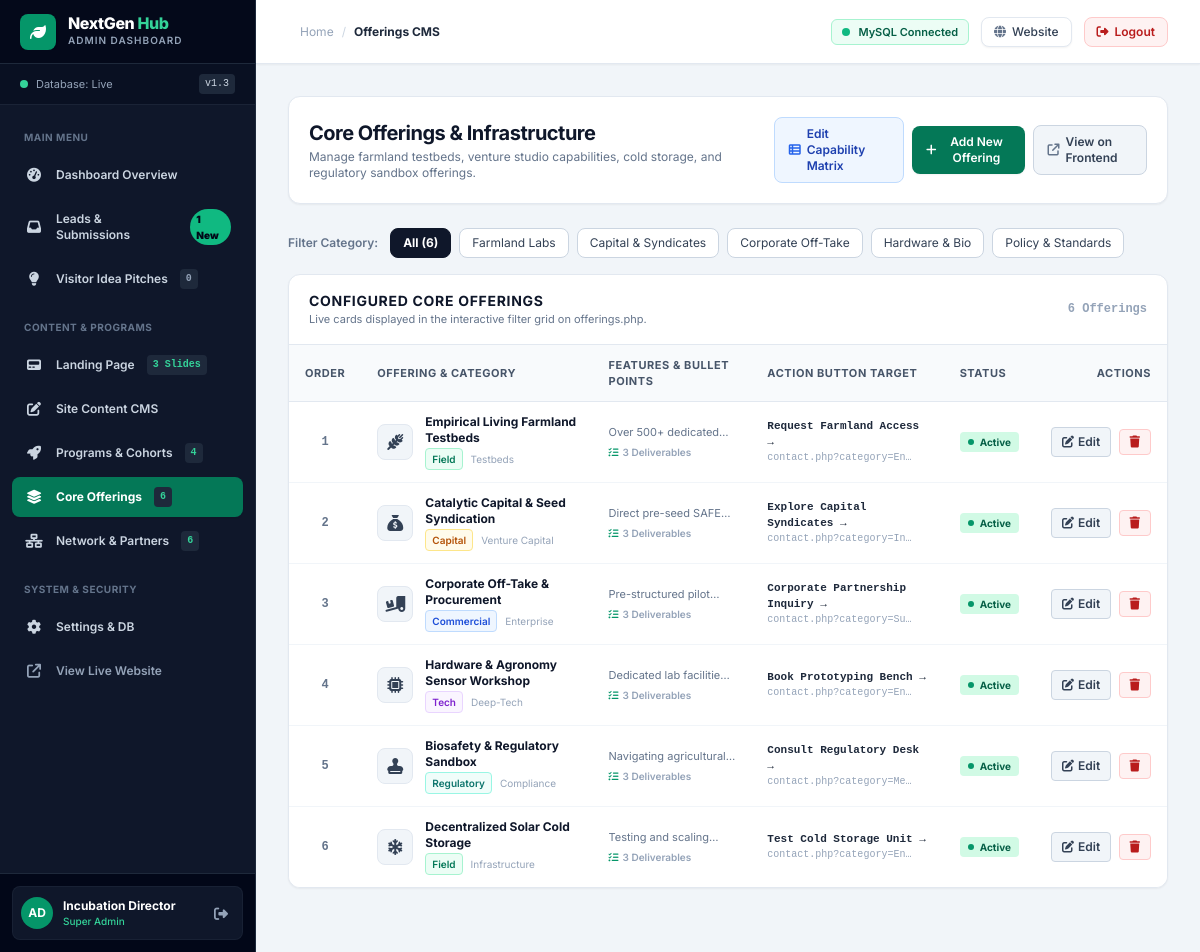
Screenshot of /admin/offerings.php (signed in) with the database file from the repository.
### tables this page shows
CREATE TABLE IF NOT EXISTS `offerings` (
    `id` INT UNSIGNED AUTO_INCREMENT PRIMARY KEY,
    `title` VARCHAR(150) NOT NULL,
    `category` ENUM('field', 'capital', 'commercial', 'tech', 'regulatory') NOT NULL DEFAULT 'field',
    `badge` VARCHAR(50) DEFAULT 'Testbeds',
    `icon` VARCHAR(50) DEFAULT 'fa-wheat-awn',
    `description` TEXT NOT NULL,
    `features` TEXT DEFAULT NULL,
    `button_text` VARCHAR(100) DEFAULT 'Request Farmland Access →',
    `button_url` VARCHAR(255) DEFAULT 'contact.php?category=Entrepreneur',
    `sort_order` INT DEFAULT 0,
    `status` ENUM('Active', 'Draft') DEFAULT 'Active',
    `created_at` TIMESTAMP DEFAULT CURRENT_TIMESTAMP,
    `updated_at` TIMESTAMP DEFAULT CURRENT_TIMESTAMP ON UPDATE CURRENT_TIMESTAMP,
    INDEX `idx_category` (`category`),
    INDEX `idx_status` (`status`)
);

### includes/db.php (called while the page is built, shortened)
<?php
function getDbConnection() {
    static $pdo = null;
    if ($pdo !== null) {
        return $pdo;
    }
    $options = [
        PDO::ATTR_ERRMODE            => PDO::ERRMODE_EXCEPTION,
        PDO::ATTR_DEFAULT_FETCH_MODE => PDO::FETCH_ASSOC,
        PDO::ATTR_EMULATE_PREPARES   => false,
        PDO::ATTR_TIMEOUT            => 2,
    ];
    $dsn = "mysql:host=" . DB_HOST . ";port=" . DB_PORT . ";dbname=" . DB_NAME . ";charset=utf8mb4";
    try {
        $pdo = new PDO($dsn, DB_USER, DB_PASS, $options);
        return $pdo;
    } catch (PDOException $e) {
        error_log("Primary DB connection attempt failed (" . DB_HOST . "): " . $e->getMessage());
    }
    return null;
}
function getOfferings($activeOnly = false) {
    $pdo = getDbConnection();
    if ($pdo !== null) {
        try {
            $sql = "SELECT * FROM offerings";
            $sql .= " ORDER BY sort_order ASC, id ASC";
            $stmt = $pdo->query($sql);
            $results = $stmt->fetchAll();
            if (!empty($results)) {
                return $results;
            }
        } catch (PDOException $e) {
            error_log("Failed to fetch offerings from MySQL: " . $e->getMessage());
        }
    }
    $offerings = getOfferingsFromFallbackFile();
    return array_values($offerings);
}

### admin/offerings.php (the view, shortened to what this page needs)
<?php
require_once __DIR__ . '/auth.php';
$categoryFilter = $_GET['category'] ?? '';
$offerings = getOfferings(false);
?>
<div class="max-w-6xl">
    <div class="mb-6 bg-white p-5 rounded-xl border border-slate-200 shadow-sm flex flex-col sm:flex-row sm:items-center justify-between gap-4">
        <div>
            <h1 class="text-xl font-bold text-slate-900 tracking-tight">Core Offerings & Infrastructure</h1>
            <p class="text-xs text-slate-500 mt-0.5">Manage farmland testbeds, venture studio capabilities, cold storage, and regulatory sandbox offerings.</p>
        </div>
        <div class="flex items-center space-x-2">
            <a href="content.php?tab=offerings#matrix-cms" class="inline-flex items-center px-3.5 py-2 rounded-lg bg-blue-50 hover:bg-blue-100 text-blue-800 text-xs font-semibold border border-blue-200 transition">
                <i class="fa-solid fa-table-list mr-1.5 text-blue-600"></i> Edit Capability Matrix
            </a>
            <button type="button" id="toggle-form-btn" class="inline-flex items-center px-3.5 py-2 rounded-lg bg-emerald-700 hover:bg-emerald-800 text-white text-xs font-semibold shadow-sm transition">
                <i class="fa-solid fa-plus mr-1.5"></i> Add New Offering
            </button>
            <a href="../offerings.php" target="_blank" class="inline-flex items-center px-3.5 py-2 rounded-lg bg-slate-100 hover:bg-slate-200 text-slate-700 text-xs font-semibold border border-slate-300 transition">
                <i class="fa-solid fa-arrow-up-right-from-square mr-1.5 text-slate-500"></i> View on Frontend
            </a>
        </div>
    </div>
    <div class="mb-4 flex flex-wrap items-center gap-2 text-xs">
        <span class="text-slate-500 font-semibold mr-1">Filter Category:</span>
        <a href="offerings.php" class="px-3 py-1.5 rounded-lg border <?= empty($categoryFilter) ? 'bg-slate-900 text-white border-slate-900 font-bold' : 'bg-white text-slate-700 border-slate-300 hover:bg-slate-50' ?> transition">
            All (<?= count(getOfferings(false)) ?>)
        </a>
        <a href="offerings.php?category=field" class="px-3 py-1.5 rounded-lg border <?= $categoryFilter === 'field' ? 'bg-emerald-700 text-white border-emerald-700 font-bold' : 'bg-white text-slate-700 border-slate-300 hover:bg-slate-50' ?> transition">
            Farmland Labs
        </a>
        <a href="offerings.php?category=capital" class="px-3 py-1.5 rounded-lg border <?= $categoryFilter === 'capital' ? 'bg-amber-600 text-white border-amber-600 font-bold' : 'bg-white text-slate-700 border-slate-300 hover:bg-slate-50' ?> transition">
            Capital & Syndicates
        </a>
        <a href="offerings.php?category=commercial" class="px-3 py-1.5 rounded-lg border <?= $categoryFilter === 'commercial' ? 'bg-blue-600 text-white border-blue-600 font-bold' : 'bg-white text-slate-700 border-slate-300 hover:bg-slate-50' ?> transition">
            Corporate Off-Take
        </a>
        <a href="offerings.php?category=tech" class="px-3 py-1.5 rounded-lg border <?= $categoryFilter === 'tech' ? 'bg-purple-600 text-white border-purple-600 font-bold' : 'bg-white text-slate-700 border-slate-300 hover:bg-slate-50' ?> transition">
            Hardware & Bio
        </a>
        <a href="offerings.php?category=regulatory" class="px-3 py-1.5 rounded-lg border <?= $categoryFilter === 'regulatory' ? 'bg-emerald-800 text-white border-emerald-800 font-bold' : 'bg-white text-slate-700 border-slate-300 hover:bg-slate-50' ?> transition">
            Policy & Standards
        </a>
    </div>
    <div class="bg-white rounded-xl border border-slate-200 shadow-sm overflow-hidden mb-8">
        <div class="px-5 py-4 border-b border-slate-200 flex items-center justify-between">
            <div>
                <h2 class="text-sm font-bold text-slate-900 uppercase tracking-wider">Configured Core Offerings</h2>
                <p class="text-[11px] text-slate-500">Live cards displayed in the interactive filter grid on offerings.php.</p>
            </div>
            <span class="text-xs font-mono font-bold text-slate-400"><?= count($offerings) ?> Offerings</span>
        </div>
        <div class="overflow-x-auto">
            <table class="w-full text-left text-xs border-collapse">
                <thead class="bg-slate-50 text-slate-600 uppercase font-bold text-[11px] tracking-wider border-b border-slate-200">
                    <tr>
                        <th class="px-4 py-3 text-center">Order</th>
                        <th class="px-4 py-3">Offering & Category</th>
                        <th class="px-4 py-3">Features & Bullet Points</th>
                        <th class="px-4 py-3">Action Button Target</th>
                        <th class="px-4 py-3">Status</th>
                        <th class="px-4 py-3 text-right">Actions</th>
                    </tr>
                </thead>
                <tbody class="divide-y divide-slate-100 bg-white">
                    <?php if (empty($offerings)): ?>
                        <tr>
                            <td colspan="6" class="px-4 py-8 text-center text-slate-400">
                                <i class="fa-solid fa-layer-group text-3xl mb-2 text-slate-300 block"></i>
                                No core offerings found in this category. Click "Add New Offering" above to add one.
                            </td>
                        </tr>
                    <?php else: ?>
                        <?php foreach ($offerings as $off):
                            $featureList = array_filter(array_map('trim', explode("\n", $off['features'] ?? '')));
                            $catBadge = match ($off['category'] ?? '') {
                                'field' => 'bg-emerald-50 text-emerald-700 border-emerald-200',
                                'capital' => 'bg-amber-50 text-amber-700 border-amber-200',
                                'commercial' => 'bg-blue-50 text-blue-700 border-blue-200',
                                'tech' => 'bg-purple-50 text-purple-700 border-purple-200',
                                'regulatory' => 'bg-teal-50 text-teal-700 border-teal-200',
                                default => 'bg-slate-50 text-slate-700 border-slate-200'
                            };
                        ?>
                            <tr class="hover:bg-slate-50/70 transition">
                                <td class="px-4 py-3 text-center font-mono font-bold text-slate-500">
                                    <?= htmlspecialchars($off['sort_order']) ?>
                                </td>
                                <td class="px-4 py-3">
                                    <div class="flex items-center space-x-3">
                                        <div class="w-9 h-9 rounded-lg bg-slate-100 text-slate-700 flex items-center justify-center text-base shrink-0 border border-slate-200">
                                            <i class="fa-solid <?= htmlspecialchars($off['icon'] ?? 'fa-wheat-awn') ?>"></i>
                                        </div>
                                        <div>
                                            <strong class="text-slate-900 block font-bold text-xs"><?= htmlspecialchars($off['title']) ?></strong>
                                            <div class="flex items-center space-x-2 mt-0.5">
                                                <span class="inline-block px-1.5 py-0.5 rounded text-[10px] font-semibold border <?= $catBadge ?>">
                                                    <?= htmlspecialchars(ucfirst($off['category'] ?? 'field')) ?>
                                                </span>
                                                <span class="text-[10px] text-slate-400"><?= htmlspecialchars($off['badge'] ?? '') ?></span>
                                            </div>
                                        </div>
                                    </div>
                                </td>
                                <td class="px-4 py-3 max-w-xs">
                                    <p class="text-[11px] text-slate-500 line-clamp-1 mb-1"><?= htmlspecialchars($off['description']) ?></p>
                                    <span class="text-[10px] font-semibold text-slate-400 flex items-center">
                                        <i class="fa-solid fa-list-check mr-1 text-emerald-600"></i> <?= count($featureList) ?> Deliverables
                                    </span>
                                </td>
                                <td class="px-4 py-3 text-slate-600 font-mono text-[11px]">
                                    <span class="block font-semibold text-slate-800"><?= htmlspecialchars($off['button_text']) ?></span>
                                    <span class="block text-slate-400 text-[10px] truncate max-w-[150px]"><?= htmlspecialchars($off['button_url']) ?></span>
                                </td>
                                <td class="px-4 py-3">
                                    <?php if (($off['status'] ?? '') === 'Active'): ?>
                                        <span class="inline-flex items-center px-2 py-0.5 rounded text-[10px] font-bold bg-emerald-100 text-emerald-800">
                                            <span class="w-1.5 h-1.5 rounded-full bg-emerald-600 mr-1.5"></span> Active
                                        </span>
                                    <?php else: ?>
                                        <span class="inline-flex items-center px-2 py-0.5 rounded text-[10px] font-bold bg-slate-100 text-slate-700">
                                            Draft
                                        </span>
                                    <?php endif; ?>
                                </td>
                                <td class="px-4 py-3 text-right space-x-1 whitespace-nowrap">
                                    <a href="offerings.php?edit_id=<?= $off['id'] ?>" class="inline-flex items-center px-2.5 py-1.5 bg-slate-100 hover:bg-slate-200 text-slate-700 rounded border border-slate-300 font-semibold transition" title="Edit Offering">
                                        <i class="fa-solid fa-pen-to-square mr-1"></i> Edit
                                    </a>
                                    <a href="offerings.php?delete_id=<?= $off['id'] ?>" onclick="return confirm('Are you sure you want to delete this core offering?');" class="inline-flex items-center px-2.5 py-1.5 bg-red-50 hover:bg-red-100 text-red-700 rounded border border-red-200 font-semibold transition" title="Delete Offering">
                                        <i class="fa-solid fa-trash"></i>
                                    </a>
                                </td>
                            </tr>
                        <?php endforeach; ?>
                    <?php endif; ?>
                </tbody>
            </table>
        </div>
    </div>
</div>

### admin/auth.php (style rules this page uses)
body { font-family: 'Inter', system-ui, sans-serif; }

### rows the page displays
offerings: sort_order "1", title "Empirical Living Farmland Testbeds", category "Field", badge "Testbeds", description "Over 500+…", features "3", button_text "Request Farmland Access →", button_url "contact.php?category=En…", status "Active" (drawn)
offerings: sort_order "2", title "Catalytic Capital & Seed Syndication", category "Capital", badge "Venture Capital", description "Direct pre-seed…", features "3", button_text "Explore Capital Syndicates →", button_url "contact.php?category=In…", status "Active" (drawn)
offerings: sort_order "3", title "Corporate Off-Take & Procurement", category "Commercial", badge "Enterprise", description "Pre-structured…", features "3", button_text "Corporate Partnership Inquiry →", button_url "contact.php?category=Su…", status "Active" (drawn)
offerings: sort_order "4", title "Hardware & Agronomy Sensor Workshop", category "Tech", badge "Deep-Tech", description "Dedicated lab…", features "3", button_text "Book Prototyping Bench →", button_url "contact.php?category=En…", status "Active" (drawn)
offerings: sort_order "5", title "Biosafety & Regulatory Sandbox", category "Regulatory", badge "Compliance", description "Navigating…", features "3", button_text "Consult Regulatory Desk →", button_url "contact.php?category=Me…", status "Active" (drawn)
offerings: sort_order "6", title "Decentralized Solar Cold Storage", category "Field", badge "Infrastructure", description "Testing and…", features "3", button_text "Test Cold Storage Unit →", button_url "contact.php?category=En…", status "Active" (drawn)

### other values shown
$stats['new'] "1"
$stats['total_ideas'] "0"
$stats['total_banners'] "3"
$stats['total_programs'] "4"
$stats['total_offerings'] "6"
$stats['total_partners'] "6"
substr($admin['username'], 0, 2) "AD"
$admin['full_name'] "Incubation Director"
$admin['role'] "Super Admin"
$breadcrumb "Offerings CMS"
count(getOfferings(false)) "6"
count($offerings) "6"
